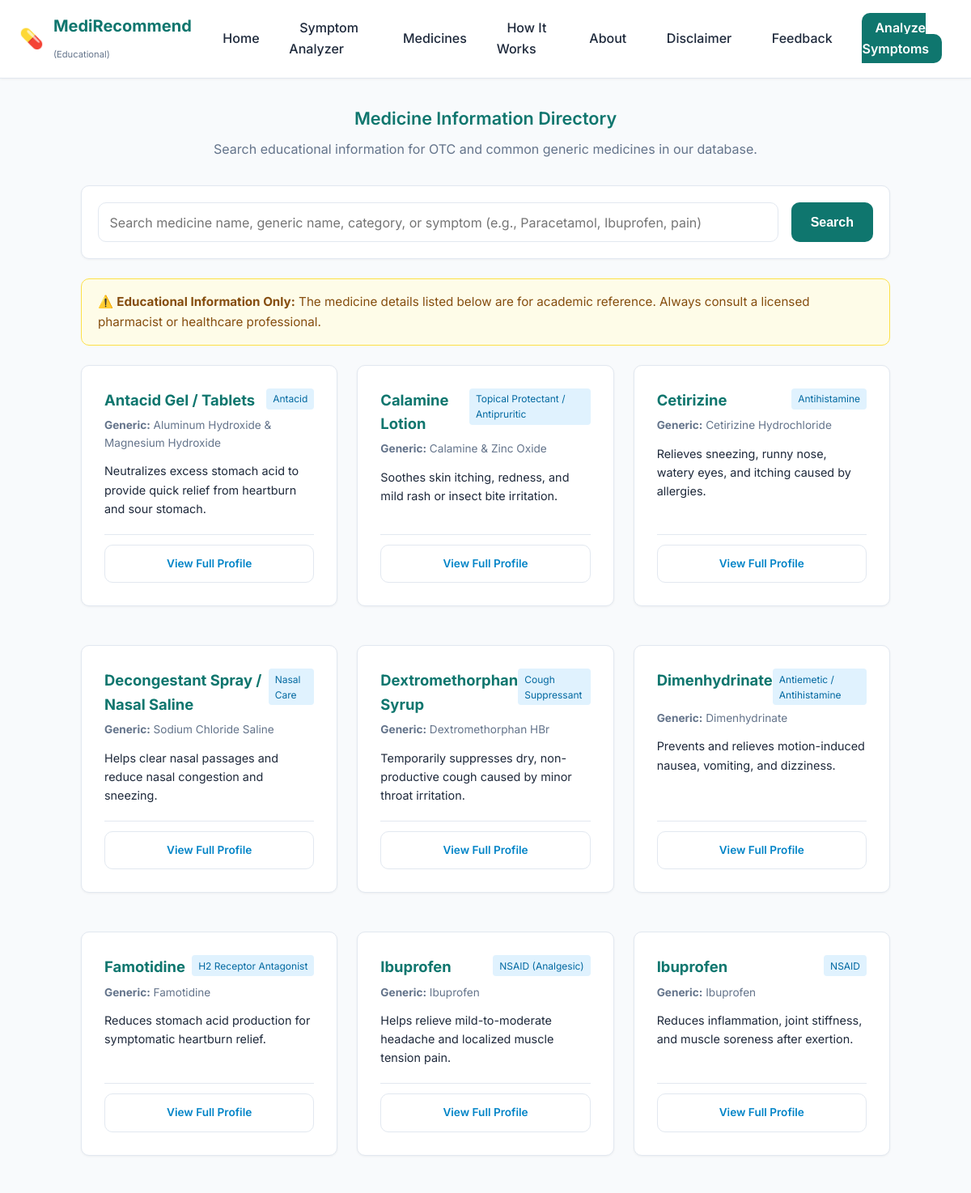
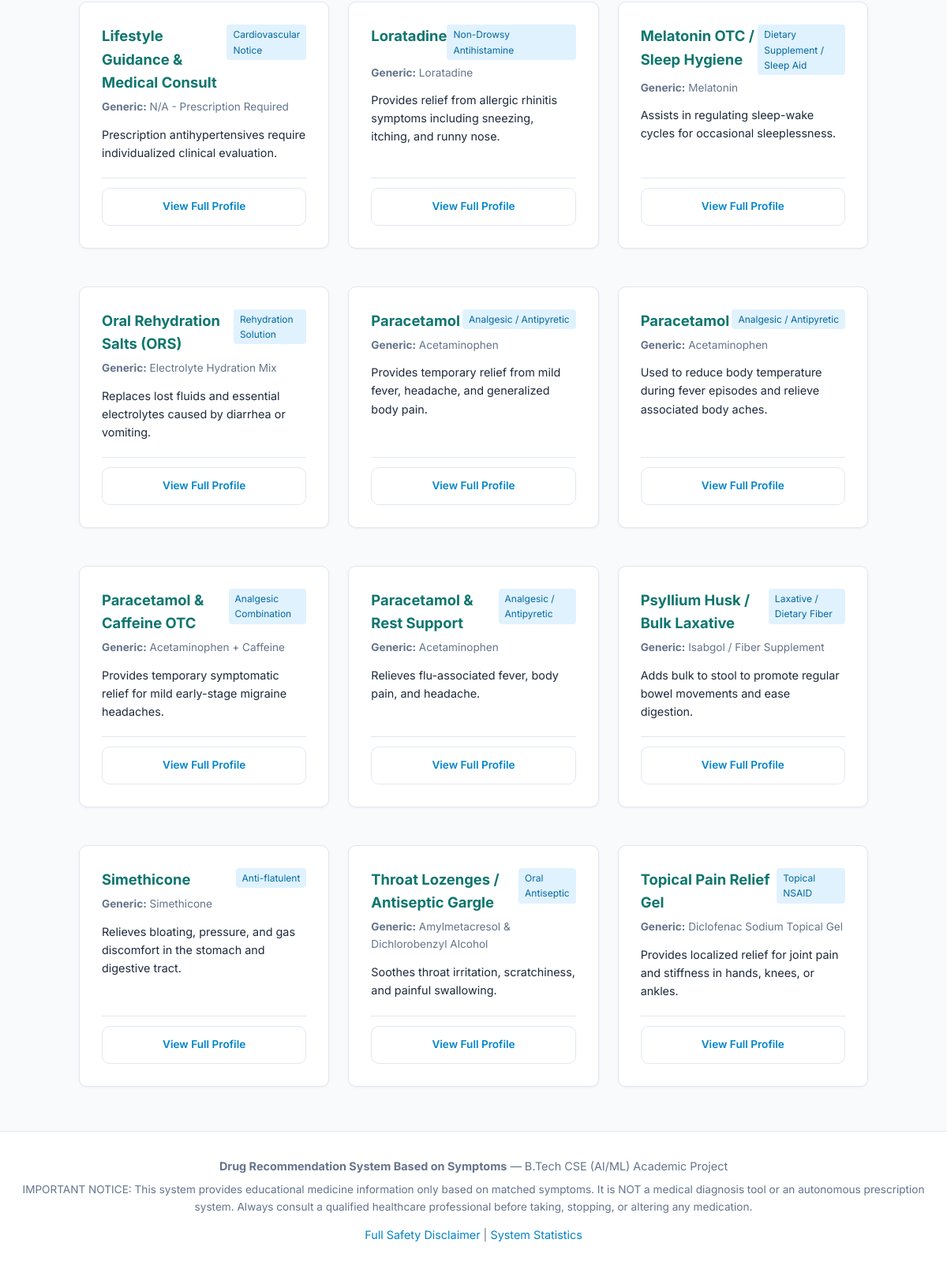
The page /medicines on the database its author committed (2 pictures, top to bottom).
### tables this page shows
CREATE TABLE medicines (
            id INTEGER PRIMARY KEY AUTOINCREMENT,
            medicine_name TEXT NOT NULL,
            generic_name TEXT,
            category TEXT,
            description TEXT,
            common_use TEXT,
            precautions TEXT,
            side_effects TEXT,
            contraindications TEXT,
            warning TEXT
        );

### app.py (the view)
@app.route('/medicines')
def medicines():
    query = sanitize_input(request.args.get('q', ''))
    medicine_list = search_medicines(query)
    return render_template('medicines.html', medicines=medicine_list, query=query)

### app.py (called while the page is built)
@app.context_processor
def inject_global_data():
    return {
        'global_disclaimer': Config.DISCLAIMER_TEXT
    }

### src/database.py (called while the page is built, shortened)
def get_db_connection():
    conn = sqlite3.connect(Config.DATABASE_PATH)
    conn.row_factory = sqlite3.Row
    return conn

def search_medicines(query=None):
    conn = get_db_connection()
    cursor = conn.cursor()
    if not query:
        rows = cursor.execute("SELECT * FROM medicines ORDER BY medicine_name ASC").fetchall()
    conn.close()
    return [dict(row) for row in rows]

### src/utils.py (called while the page is built)
def sanitize_input(text):
    if not text:
        return ""
    return str(text).strip()

### templates/medicines.html (shortened to what this page needs)
{% extends 'base.html' %}
{% block content %}
<div style="max-width: 1000px; margin: 0 auto;">
    <h2 class="hero-subtitle" style="text-align: center; margin-bottom: 0.5rem;">Medicine Information Directory</h2>
    <p style="text-align: center; color: var(--text-muted); margin-bottom: 2rem;">
        Search educational information for OTC and common generic medicines in our database.
    </p>
    <div class="card" style="padding: 1.25rem;">
        <form action="{{ url_for('medicines') }}" method="GET" style="display: flex; gap: 1rem;">
            <input
                type="text"
                name="q"
                class="form-control"
                placeholder="Search medicine name, generic name, category, or symptom (e.g., Paracetamol, Ibuprofen, pain)"
                value="{{ query }}"
            >
            <button type="submit" class="btn btn-primary">Search</button>
        </form>
    </div>
    <div class="disclaimer-banner">
        ⚠️ <strong>Educational Information Only:</strong> The medicine details listed below are for academic reference. Always consult a licensed pharmacist or healthcare professional.
    </div>
    {% if medicines %}
        <div style="display: grid; grid-template-columns: repeat(auto-fill, minmax(300px, 1fr)); gap: 1.5rem;">
            {% for med in medicines %}
                <div class="card" style="display: flex; flex-direction: column; justify-content: space-between;">
                    <div>
                        <div style="display: flex; justify-content: space-between; align-items: flex-start;">
                            <h3 style="color: var(--primary-color); font-size: 1.15rem;">{{ med.medicine_name }}</h3>
                            <span style="font-size: 0.75rem; background: #e0f2fe; color: #0369a1; padding: 0.2rem 0.5rem; border-radius: 4px;">
                                {{ med.category or 'General' }}
                            </span>
                        </div>
                        <p style="font-size: 0.85rem; color: var(--text-muted); margin-top: 0.35rem;">
                            <strong>Generic:</strong> {{ med.generic_name or 'N/A' }}
                        </p>
                        <p style="font-size: 0.9rem; margin-top: 0.75rem; color: var(--text-dark);">
                            {{ med.common_use | truncate(120) if med.common_use else 'Information not available in current dataset.' }}
                        </p>
                    </div>
                    <div style="margin-top: 1.25rem; border-top: 1px solid var(--border-color); padding-top: 0.75rem;">
                        <a href="{{ url_for('medicine_detail', med_id=med.id) }}" class="btn btn-secondary" style="width: 100%; font-size: 0.85rem;">View Full Profile</a>
                    </div>
                </div>
            {% endfor %}
        </div>
    {% endif %}
</div>
{% endblock %}

### templates/base.html (shortened to what this page needs)
<!DOCTYPE html>
<html lang="en">
<head>
    <link rel="stylesheet" href="{{ url_for('static', filename='css/style.css') }}">
</head>
<body>
    <header class="navbar">
        <div class="nav-container">
            <a href="{{ url_for('home') }}" class="brand-logo">
                <span class="brand-icon">💊</span>
                <span>MediRecommend <small style="font-size: 0.7rem; color: var(--text-muted); font-weight: normal;">(Educational)</small></span>
            </a>
            <nav>
                <ul class="nav-menu">
                    <li><a href="{{ url_for('home') }}" class="nav-link">Home</a></li>
                    <li><a href="{{ url_for('analyzer') }}" class="nav-link">Symptom Analyzer</a></li>
                    <li><a href="{{ url_for('medicines') }}" class="nav-link">Medicines</a></li>
                    <li><a href="{{ url_for('how_it_works') }}" class="nav-link">How It Works</a></li>
                    <li><a href="{{ url_for('about') }}" class="nav-link">About</a></li>
                    <li><a href="{{ url_for('disclaimer') }}" class="nav-link">Disclaimer</a></li>
                    <li><a href="{{ url_for('feedback') }}" class="nav-link">Feedback</a></li>
                    <li><a href="{{ url_for('analyzer') }}" class="nav-cta">Analyze Symptoms</a></li>
                </ul>
            </nav>
        </div>
    </header>
    <div class="main-container">
        {% block content %}{% endblock %}
    </div>
    <footer class="footer">
        <div class="footer-content">
            <p><strong>Drug Recommendation System Based on Symptoms</strong> — B.Tech CSE (AI/ML) Academic Project</p>
            <p style="margin-top: 0.5rem; font-size: 0.85rem; color: var(--text-muted);">
                {{ global_disclaimer }}
            </p>
            <p style="margin-top: 0.75rem;">
                <a href="{{ url_for('disclaimer') }}">Full Safety Disclaimer</a> |
                <a href="{{ url_for('admin_stats') }}">System Statistics</a>
            </p>
        </div>
    </footer>
</body>
</html>

### static/css/style.css (style rules this page uses)
:root { --primary-color: #0f766e; --primary-hover: #115e59; --secondary-color: #0284c7; --secondary-hover: #0369a1; --background-light: #f8fafc; --card-bg: #ffffff; --text-dark: #1e293b; --text-muted: #64748b; --border-color: #e2e8f0; --danger-color: #e11d48; --warning-color: #d97706; --success-color: #16a34a; --radius-sm: 6px; --radius-md: 10px; --radius-lg: 16px; --shadow-sm: 0 1px 3px rgba(0, 0, 0, 0.05); --shadow-md: 0 4px 12px rgba(0, 0, 0, 0.08); --shadow-lg: 0 10px 25px rgba(0, 0, 0, 0.1); --font-sans: 'Inter', -apple-system, BlinkMacSystemFont, 'Segoe UI', Roboto, sans-serif; }
* { box-sizing: border-box; margin: 0; padding: 0; }
body { font-family: var(--font-sans); background-color: var(--background-light); color: var(--text-dark); line-height: 1.6; display: flex; flex-direction: column; min-height: 100vh; }
a { color: var(--secondary-color); text-decoration: none; transition: color 0.2s ease; }
.navbar { background-color: #ffffff; border-bottom: 1px solid var(--border-color); position: sticky; top: 0; z-index: 100; box-shadow: var(--shadow-sm); }
.nav-container { max-width: 1200px; margin: 0 auto; padding: 1rem 1.5rem; display: flex; justify-content: space-between; align-items: center; }
.brand-logo { display: flex; align-items: center; gap: 0.75rem; font-size: 1.25rem; font-weight: 700; color: var(--primary-color); }
.brand-icon { font-size: 1.5rem; }
.nav-menu { display: flex; list-style: none; gap: 1.5rem; align-items: center; }
.nav-link { color: var(--text-dark); font-weight: 500; padding: 0.4rem 0.8rem; border-radius: var(--radius-sm); transition: all 0.2s ease; }
.nav-cta { background-color: var(--primary-color); color: #ffffff !important; padding: 0.5rem 1rem; border-radius: var(--radius-md); font-weight: 600; }
.main-container { max-width: 1200px; margin: 2rem auto; padding: 0 1.5rem; flex: 1; width: 100%; }
.hero-subtitle { font-size: 1.35rem; color: var(--primary-color); font-weight: 600; margin-bottom: 1rem; }
.btn { display: inline-block; padding: 0.75rem 1.5rem; font-size: 1rem; font-weight: 600; border-radius: var(--radius-md); border: none; cursor: pointer; transition: all 0.2s ease; text-align: center; }
.btn-primary { background-color: var(--primary-color); color: #ffffff; }
.btn-secondary { background-color: #ffffff; color: var(--secondary-color); border: 1px solid var(--border-color); }
.card { background-color: var(--card-bg); border: 1px solid var(--border-color); border-radius: var(--radius-md); padding: 1.75rem; margin-bottom: 1.5rem; box-shadow: var(--shadow-sm); }
.disclaimer-banner { background-color: #fefce8; border: 1px solid #fde047; color: #854d0e; border-radius: var(--radius-md); padding: 1rem 1.25rem; margin-bottom: 1.5rem; font-size: 0.95rem; }
.form-control, textarea.form-control { width: 100%; padding: 0.85rem; font-size: 1rem; font-family: var(--font-sans); border: 1px solid var(--border-color); border-radius: var(--radius-md); background-color: #ffffff; transition: border-color 0.2s ease; }
.footer { background-color: #ffffff; border-top: 1px solid var(--border-color); padding: 2rem 1.5rem; text-align: center; color: var(--text-muted); font-size: 0.9rem; margin-top: auto; }
.footer-content { max-width: 1200px; margin: 0 auto; }

### rows shown on the page
medicines: medicine_name "Antacid Gel / Tablets", category "Antacid", generic_name "Aluminum Hydroxide & Magnesium Hydroxide", common_use "Neutralizes excess stomach acid to provide quick relief from heartburn and sour stomach."
medicines: medicine_name "Calamine Lotion", category "Topical Protectant / Antipruritic", generic_name "Calamine & Zinc Oxide", common_use "Soothes skin itching, redness, and mild rash or insect bite irritation."
medicines: medicine_name "Cetirizine", category "Antihistamine", generic_name "Cetirizine Hydrochloride", common_use "Relieves sneezing, runny nose, watery eyes, and itching caused by allergies."
medicines: medicine_name "Decongestant Spray / Nasal Saline", category "Nasal Care", generic_name "Sodium Chloride Saline", common_use "Helps clear nasal passages and reduce nasal congestion and sneezing."
medicines: medicine_name "Dextromethorphan Syrup", category "Cough Suppressant", generic_name "Dextromethorphan HBr", common_use "Temporarily suppresses dry, non-productive cough caused by minor throat irritation."
medicines: medicine_name "Dimenhydrinate", category "Antiemetic / Antihistamine", generic_name "Dimenhydrinate", common_use "Prevents and relieves motion-induced nausea, vomiting, and dizziness."
medicines: medicine_name "Famotidine", category "H2 Receptor Antagonist", generic_name "Famotidine", common_use "Reduces stomach acid production for symptomatic heartburn relief."
medicines: medicine_name "Ibuprofen", category "NSAID (Analgesic)", generic_name "Ibuprofen", common_use "Helps relieve mild-to-moderate headache and localized muscle tension pain."
medicines: medicine_name "Ibuprofen", category "NSAID", generic_name "Ibuprofen", common_use "Reduces inflammation, joint stiffness, and muscle soreness after exertion."
medicines: medicine_name "Lifestyle Guidance & Medical Consult", category "Cardiovascular Notice", generic_name "N/A - Prescription Required", common_use "Prescription antihypertensives require individualized clinical evaluation."
medicines: medicine_name "Loratadine", category "Non-Drowsy Antihistamine", generic_name "Loratadine", common_use "Provides relief from allergic rhinitis symptoms including sneezing, itching, and runny nose."
medicines: medicine_name "Melatonin OTC / Sleep Hygiene", category "Dietary Supplement / Sleep Aid", generic_name "Melatonin", common_use "Assists in regulating sleep-wake cycles for occasional sleeplessness."
medicines: medicine_name "Oral Rehydration Salts (ORS)", category "Rehydration Solution", generic_name "Electrolyte Hydration Mix", common_use "Replaces lost fluids and essential electrolytes caused by diarrhea or vomiting."
medicines: medicine_name "Paracetamol", category "Analgesic / Antipyretic", generic_name "Acetaminophen", common_use "Provides temporary relief from mild fever, headache, and generalized body pain."
medicines: medicine_name "Paracetamol", category "Analgesic / Antipyretic", generic_name "Acetaminophen", common_use "Used to reduce body temperature during fever episodes and relieve associated body aches."
medicines: medicine_name "Paracetamol & Caffeine OTC", category "Analgesic Combination", generic_name "Acetaminophen + Caffeine", common_use "Provides temporary symptomatic relief for mild early-stage migraine headaches."
medicines: medicine_name "Paracetamol & Rest Support", category "Analgesic / Antipyretic", generic_name "Acetaminophen", common_use "Relieves flu-associated fever, body pain, and headache."
medicines: medicine_name "Psyllium Husk / Bulk Laxative", category "Laxative / Dietary Fiber", generic_name "Isabgol / Fiber Supplement", common_use "Adds bulk to stool to promote regular bowel movements and ease digestion."
medicines: medicine_name "Simethicone", category "Anti-flatulent", generic_name "Simethicone", common_use "Relieves bloating, pressure, and gas discomfort in the stomach and digestive tract."
medicines: medicine_name "Throat Lozenges / Antiseptic Gargle", category "Oral Antiseptic", generic_name "Amylmetacresol & Dichlorobenzyl Alcohol", common_use "Soothes throat irritation, scratchiness, and painful swallowing."
medicines: medicine_name "Topical Pain Relief Gel", category "Topical NSAID", generic_name "Diclofenac Sodium Topical Gel", common_use "Provides localized relief for joint pain and stiffness in hands, knees, or ankles."
